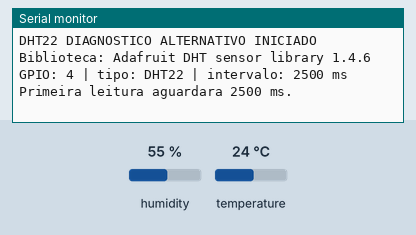
Simulated run of this program. Board: ESP32. On the bench: the last lines printed to the serial monitor. Inputs (shaded band) come from the test bench; at power-on: humidity 55 %, temperature 24 °C.

Above: at 1.3 s.
1.4 s: humidity set to 22 %
At 3.0 s:
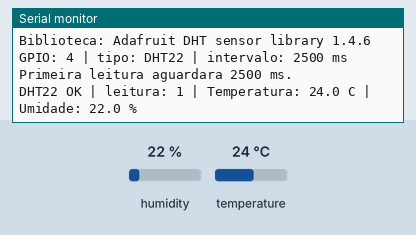
6.6 s: temperature set to 12 °C
At 8.0 s:
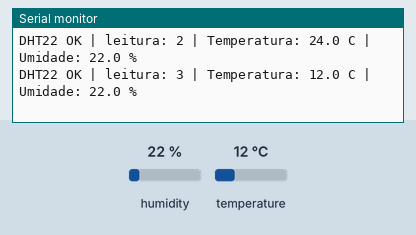
10.3 s: humidity set to 40 %
At 13.0 s:
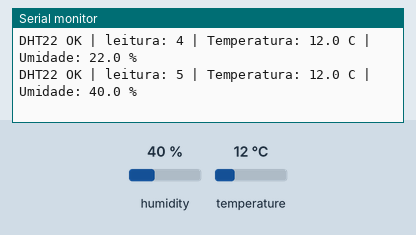
Timing chart, 0 to 14.5 s (numbered marks = the images above; inputs shaded):
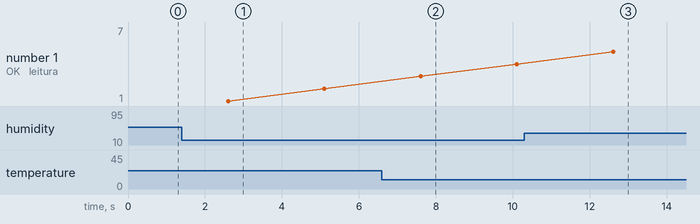

The program:

main.cpp
```cpp
#include <Adafruit_Sensor.h>
#include <Arduino.h>
#include <DHT.h>
#include <math.h>

namespace {
constexpr uint8_t DHT_PIN = 4;
constexpr uint8_t DHT_TYPE = DHT22;
constexpr uint32_t READ_INTERVAL_MS = 2500;

DHT dht(DHT_PIN, DHT_TYPE);
uint32_t nextReadAt = 0;
uint32_t readCount = 0;

void readAndReport() {
    ++readCount;
    const float humidity = dht.readHumidity();
    const float temperature = dht.readTemperature();

    if (isnan(humidity) || isnan(temperature)) {
        Serial.printf("DHT22 ERRO | leitura: %lu | Adafruit retornou NaN\n",
                      static_cast<unsigned long>(readCount));
        return;
    }

    Serial.printf("DHT22 OK | leitura: %lu | Temperatura: %.1f C | Umidade: %.1f %%\n",
                  static_cast<unsigned long>(readCount), temperature, humidity);
}
}  // namespace

void setup() {
    Serial.begin(115200);
    delay(100);

    dht.begin();
    nextReadAt = millis() + READ_INTERVAL_MS;

    Serial.println("DHT22 DIAGNOSTICO ALTERNATIVO INICIADO");
    Serial.println("Biblioteca: Adafruit DHT sensor library 1.4.6");
    Serial.println("GPIO: 4 | tipo: DHT22 | intervalo: 2500 ms");
    Serial.println("Primeira leitura aguardara 2500 ms.");
}

void loop() {
    const uint32_t now = millis();
    if (static_cast<int32_t>(now - nextReadAt) >= 0) {
        readAndReport();
        nextReadAt += READ_INTERVAL_MS;
    }

    delay(1);
}
```

Measured:
- after the input at 1.4 s, the serial monitor: prints a new line after 1.2 s (image 1)
- after the input at 6.6 s, the serial monitor: prints a new line after 1.0 s (image 2)
- after the input at 10.3 s, the serial monitor: prints a new line after 2.3 s (image 3)
